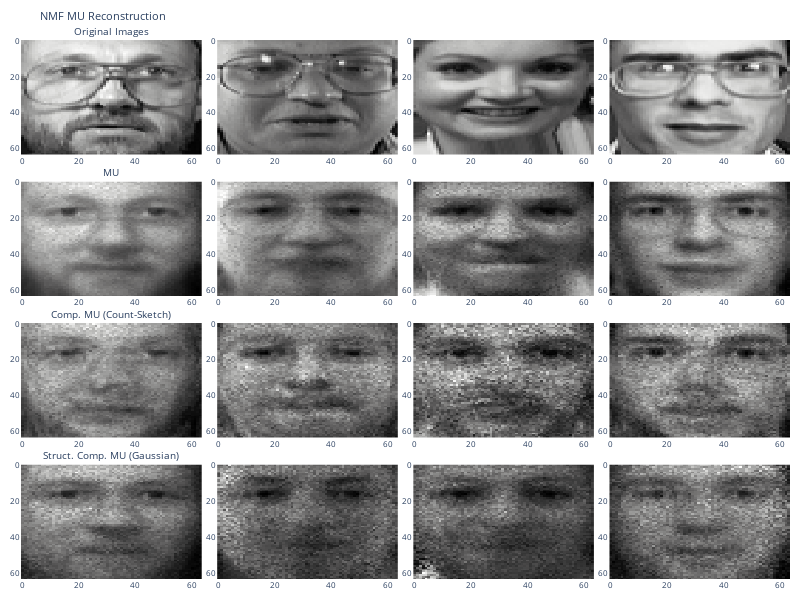

Notebook code cell kept with this figure:
### Markdown cell above
*Plot: Visual Reconstruction Error by Method*

### Code cell
n_images = 4

fig = make_subplots(
    rows=4, cols=4,
    subplot_titles=(["Original Images"] + [' ']*3 + 
                   ["MU"] + [' ']*3 + 
                   ["Comp. MU (Count-Sketch)"] + [' ']*3 + 
                   ["Struct. Comp. MU (Gaussian)"] + [' ']*3),
    vertical_spacing=0.05,
    horizontal_spacing=0.02
)

matrix_pairs = [
    ("Original", X_faces),
    ("MU", X_mu @ Y_mu),
    ("Compressed MU", X_c_mu @ Y_c_mu),
    ("Structured Compressed MU", X_sc_mu @ Y_sc_mu)
]

for row, (name, Z) in enumerate(matrix_pairs, start=1):
    for col in range(1, n_images + 1):
        z = Z[col-1].reshape(64, 64)
        fig.add_trace(
            go.Heatmap(z=z, colorscale='gray', showscale=False),
            row=row, col=col
        )
  
fig.update_layout(
    title="NMF MU Reconstruction",
    width=800,
    height=600,
    font=dict(size=8), 
    margin=dict(l=10, r=10, b=10, t=40, pad=0), 
    plot_bgcolor='white', 
    paper_bgcolor='white'
)

fig.update_annotations(font_size=10)
fig.update_yaxes(autorange='reversed')
fig.show()

### Figure 1 — Plotly figure (JSON) as saved in the notebook; plotly's stock layout.template omitted (floating-point values rounded to 4 significant figures; data arrays with more than 128 entries replaced by an {"elided": "..."} marker saying what was removed)
{"data": [{"colorscale": [[0, "rgb(0, 0, 0)"], [0.09091, "rgb(16, 16, 16)"], [0.1818, "rgb(38, 38, 38)"], [0.2727, "rgb(59, 59, 59)"], [0.3636, "rgb(81, 80, 80)"], [0.4545, "rgb(102, 101, 101)"], [0.5455, "rgb(124, 123, 122)"], [0.6364, "rgb(146, 146, 145)"], [0.7273, "rgb(171, 171, 170)"], [0.8182, "rgb(197, 197, 195)"], [0.9091, "rgb(224, 224, 223)"], [1, "rgb(254, 254, 253)"]], "showscale": false, "type": "heatmap", "xaxis": "x", "yaxis": "y", "z": {"elided": "64x64 float values"}}, {"colorscale": [[0, "rgb(0, 0, 0)"], [0.09091, "rgb(16, 16, 16)"], [0.1818, "rgb(38, 38, 38)"], [0.2727, "rgb(59, 59, 59)"], [0.3636, "rgb(81, 80, 80)"], [0.4545, "rgb(102, 101, 101)"], [0.5455, "rgb(124, 123, 122)"], [0.6364, "rgb(146, 146, 145)"], [0.7273, "rgb(171, 171, 170)"], [0.8182, "rgb(197, 197, 195)"], [0.9091, "rgb(224, 224, 223)"], [1, "rgb(254, 254, 253)"]], "showscale": false, "type": "heatmap", "xaxis": "x2", "yaxis": "y2", "z": {"elided": "64x64 float values"}}, {"colorscale": [[0, "rgb(0, 0, 0)"], [0.09091, "rgb(16, 16, 16)"], [0.1818, "rgb(38, 38, 38)"], [0.2727, "rgb(59, 59, 59)"], [0.3636, "rgb(81, 80, 80)"], [0.4545, "rgb(102, 101, 101)"], [0.5455, "rgb(124, 123, 122)"], [0.6364, "rgb(146, 146, 145)"], [0.7273, "rgb(171, 171, 170)"], [0.8182, "rgb(197, 197, 195)"], [0.9091, "rgb(224, 224, 223)"], [1, "rgb(254, 254, 253)"]], "showscale": false, "type": "heatmap", "xaxis": "x3", "yaxis": "y3", "z": {"elided": "64x64 float values"}}, {"colorscale": [[0, "rgb(0, 0, 0)"], [0.09091, "rgb(16, 16, 16)"], [0.1818, "rgb(38, 38, 38)"], [0.2727, "rgb(59, 59, 59)"], [0.3636, "rgb(81, 80, 80)"], [0.4545, "rgb(102, 101, 101)"], [0.5455, "rgb(124, 123, 122)"], [0.6364, "rgb(146, 146, 145)"], [0.7273, "rgb(171, 171, 170)"], [0.8182, "rgb(197, 197, 195)"], [0.9091, "rgb(224, 224, 223)"], [1, "rgb(254, 254, 253)"]], "showscale": false, "type": "heatmap", "xaxis": "x4", "yaxis": "y4", "z": {"elided": "64x64 float values"}}, {"colorscale": [[0, "rgb(0, 0, 0)"], [0.09091, "rgb(16, 16, 16)"], [0.1818, "rgb(38, 38, 38)"], [0.2727, "rgb(59, 59, 59)"], [0.3636, "rgb(81, 80, 80)"], [0.4545, "rgb(102, 101, 101)"], [0.5455, "rgb(124, 123, 122)"], [0.6364, "rgb(146, 146, 145)"], [0.7273, "rgb(171, 171, 170)"], [0.8182, "rgb(197, 197, 195)"], [0.9091, "rgb(224, 224, 223)"], [1, "rgb(254, 254, 253)"]], "showscale": false, "type": "heatmap", "xaxis": "x5", "yaxis": "y5", "z": {"elided": "64x64 float values"}}, {"colorscale": [[0, "rgb(0, 0, 0)"], [0.09091, "rgb(16, 16, 16)"], [0.1818, "rgb(38, 38, 38)"], [0.2727, "rgb(59, 59, 59)"], [0.3636, "rgb(81, 80, 80)"], [0.4545, "rgb(102, 101, 101)"], [0.5455, "rgb(124, 123, 122)"], [0.6364, "rgb(146, 146, 145)"], [0.7273, "rgb(171, 171, 170)"], [0.8182, "rgb(197, 197, 195)"], [0.9091, "rgb(224, 224, 223)"], [1, "rgb(254, 254, 253)"]], "showscale": false, "type": "heatmap", "xaxis": "x6", "yaxis": "y6", "z": {"elided": "64x64 float values"}}, {"colorscale": [[0, "rgb(0, 0, 0)"], [0.09091, "rgb(16, 16, 16)"], [0.1818, "rgb(38, 38, 38)"], [0.2727, "rgb(59, 59, 59)"], [0.3636, "rgb(81, 80, 80)"], [0.4545, "rgb(102, 101, 101)"], [0.5455, "rgb(124, 123, 122)"], [0.6364, "rgb(146, 146, 145)"], [0.7273, "rgb(171, 171, 170)"], [0.8182, "rgb(197, 197, 195)"], [0.9091, "rgb(224, 224, 223)"], [1, "rgb(254, 254, 253)"]], "showscale": false, "type": "heatmap", "xaxis": "x7", "yaxis": "y7", "z": {"elided": "64x64 float values"}}, {"colorscale": [[0, "rgb(0, 0, 0)"], [0.09091, "rgb(16, 16, 16)"], [0.1818, "rgb(38, 38, 38)"], [0.2727, "rgb(59, 59, 59)"], [0.3636, "rgb(81, 80, 80)"], [0.4545, "rgb(102, 101, 101)"], [0.5455, "rgb(124, 123, 122)"], [0.6364, "rgb(146, 146, 145)"], [0.7273, "rgb(171, 171, 170)"], [0.8182, "rgb(197, 197, 195)"], [0.9091, "rgb(224, 224, 223)"], [1, "rgb(254, 254, 253)"]], "showscale": false, "type": "heatmap", "xaxis": "x8", "yaxis": "y8", "z": {"elided": "64x64 float values"}}, {"colorscale": [[0, "rgb(0, 0, 0)"], [0.09091, "rgb(16, 16, 16)"], [0.1818, "rgb(38, 38, 38)"], [0.2727, "rgb(59, 59, 59)"], [0.3636, "rgb(81, 80, 80)"], [0.4545, "rgb(102, 101, 101)"], [0.5455, "rgb(124, 123, 122)"], [0.6364, "rgb(146, 146, 145)"], [0.7273, "rgb(171, 171, 170)"], [0.8182, "rgb(197, 197, 195)"], [0.9091, "rgb(224, 224, 223)"], [1, "rgb(254, 254, 253)"]], "showscale": false, "type": "heatmap", "xaxis": "x9", "yaxis": "y9", "z": {"elided": "64x64 float values"}}, {"colorscale": [[0, "rgb(0, 0, 0)"], [0.09091, "rgb(16, 16, 16)"], [0.1818, "rgb(38, 38, 38)"], [0.2727, "rgb(59, 59, 59)"], [0.3636, "rgb(81, 80, 80)"], [0.4545, "rgb(102, 101, 101)"], [0.5455, "rgb(124, 123, 122)"], [0.6364, "rgb(146, 146, 145)"], [0.7273, "rgb(171, 171, 170)"], [0.8182, "rgb(197, 197, 195)"], [0.9091, "rgb(224, 224, 223)"], [1, "rgb(254, 254, 253)"]], "showscale": false, "type": "heatmap", "xaxis": "x10", "yaxis": "y10", "z": {"elided": "64x64 float values"}}, {"colorscale": [[0, "rgb(0, 0, 0)"], [0.09091, "rgb(16, 16, 16)"], [0.1818, "rgb(38, 38, 38)"], [0.2727, "rgb(59, 59, 59)"], [0.3636, "rgb(81, 80, 80)"], [0.4545, "rgb(102, 101, 101)"], [0.5455, "rgb(124, 123, 122)"], [0.6364, "rgb(146, 146, 145)"], [0.7273, "rgb(171, 171, 170)"], [0.8182, "rgb(197, 197, 195)"], [0.9091, "rgb(224, 224, 223)"], [1, "rgb(254, 254, 253)"]], "showscale": false, "type": "heatmap", "xaxis": "x11", "yaxis": "y11", "z": {"elided": "64x64 float values"}}, {"colorscale": [[0, "rgb(0, 0, 0)"], [0.09091, "rgb(16, 16, 16)"], [0.1818, "rgb(38, 38, 38)"], [0.2727, "rgb(59, 59, 59)"], [0.3636, "rgb(81, 80, 80)"], [0.4545, "rgb(102, 101, 101)"], [0.5455, "rgb(124, 123, 122)"], [0.6364, "rgb(146, 146, 145)"], [0.7273, "rgb(171, 171, 170)"], [0.8182, "rgb(197, 197, 195)"], [0.9091, "rgb(224, 224, 223)"], [1, "rgb(254, 254, 253)"]], "showscale": false, "type": "heatmap", "xaxis": "x12", "yaxis": "y12", "z": {"elided": "64x64 float values"}}, {"colorscale": [[0, "rgb(0, 0, 0)"], [0.09091, "rgb(16, 16, 16)"], [0.1818, "rgb(38, 38, 38)"], [0.2727, "rgb(59, 59, 59)"], [0.3636, "rgb(81, 80, 80)"], [0.4545, "rgb(102, 101, 101)"], [0.5455, "rgb(124, 123, 122)"], [0.6364, "rgb(146, 146, 145)"], [0.7273, "rgb(171, 171, 170)"], [0.8182, "rgb(197, 197, 195)"], [0.9091, "rgb(224, 224, 223)"], [1, "rgb(254, 254, 253)"]], "showscale": false, "type": "heatmap", "xaxis": "x13", "yaxis": "y13", "z": {"elided": "64x64 float values"}}, {"colorscale": [[0, "rgb(0, 0, 0)"], [0.09091, "rgb(16, 16, 16)"], [0.1818, "rgb(38, 38, 38)"], [0.2727, "rgb(59, 59, 59)"], [0.3636, "rgb(81, 80, 80)"], [0.4545, "rgb(102, 101, 101)"], [0.5455, "rgb(124, 123, 122)"], [0.6364, "rgb(146, 146, 145)"], [0.7273, "rgb(171, 171, 170)"], [0.8182, "rgb(197, 197, 195)"], [0.9091, "rgb(224, 224, 223)"], [1, "rgb(254, 254, 253)"]], "showscale": false, "type": "heatmap", "xaxis": "x14", "yaxis": "y14", "z": {"elided": "64x64 float values"}}, {"colorscale": [[0, "rgb(0, 0, 0)"], [0.09091, "rgb(16, 16, 16)"], [0.1818, "rgb(38, 38, 38)"], [0.2727, "rgb(59, 59, 59)"], [0.3636, "rgb(81, 80, 80)"], [0.4545, "rgb(102, 101, 101)"], [0.5455, "rgb(124, 123, 122)"], [0.6364, "rgb(146, 146, 145)"], [0.7273, "rgb(171, 171, 170)"], [0.8182, "rgb(197, 197, 195)"], [0.9091, "rgb(224, 224, 223)"], [1, "rgb(254, 254, 253)"]], "showscale": false, "type": "heatmap", "xaxis": "x15", "yaxis": "y15", "z": {"elided": "64x64 float values"}}, {"colorscale": [[0, "rgb(0, 0, 0)"], [0.09091, "rgb(16, 16, 16)"], [0.1818, "rgb(38, 38, 38)"], [0.2727, "rgb(59, 59, 59)"], [0.3636, "rgb(81, 80, 80)"], [0.4545, "rgb(102, 101, 101)"], [0.5455, "rgb(124, 123, 122)"], [0.6364, "rgb(146, 146, 145)"], [0.7273, "rgb(171, 171, 170)"], [0.8182, "rgb(197, 197, 195)"], [0.9091, "rgb(224, 224, 223)"], [1, "rgb(254, 254, 253)"]], "showscale": false, "type": "heatmap", "xaxis": "x16", "yaxis": "y16", "z": {"elided": "64x64 float values"}}], "layout": {"annotations": [{"font": {"size": 10}, "showarrow": false, "text": "Original Images", "x": 0.1175, "xanchor": "center", "xref": "paper", "y": 1, "yanchor": "bottom", "yref": "paper"}, {"font": {"size": 10}, "showarrow": false, "text": " ", "x": 0.3725, "xanchor": "center", "xref": "paper", "y": 1, "yanchor": "bottom", "yref": "paper"}, {"font": {"size": 10}, "showarrow": false, "text": " ", "x": 0.6275, "xanchor": "center", "xref": "paper", "y": 1, "yanchor": "bottom", "yref": "paper"}, {"font": {"size": 10}, "showarrow": false, "text": " ", "x": 0.8825, "xanchor": "center", "xref": "paper", "y": 1, "yanchor": "bottom", "yref": "paper"}, {"font": {"size": 10}, "showarrow": false, "text": "MU", "x": 0.1175, "xanchor": "center", "xref": "paper", "y": 0.7375, "yanchor": "bottom", "yref": "paper"}, {"font": {"size": 10}, "showarrow": false, "text": " ", "x": 0.3725, "xanchor": "center", "xref": "paper", "y": 0.7375, "yanchor": "bottom", "yref": "paper"}, {"font": {"size": 10}, "showarrow": false, "text": " ", "x": 0.6275, "xanchor": "center", "xref": "paper", "y": 0.7375, "yanchor": "bottom", "yref": "paper"}, {"font": {"size": 10}, "showarrow": false, "text": " ", "x": 0.8825, "xanchor": "center", "xref": "paper", "y": 0.7375, "yanchor": "bottom", "yref": "paper"}, {"font": {"size": 10}, "showarrow": false, "text": "Comp. MU (Count-Sketch)", "x": 0.1175, "xanchor": "center", "xref": "paper", "y": 0.475, "yanchor": "bottom", "yref": "paper"}, {"font": {"size": 10}, "showarrow": false, "text": " ", "x": 0.3725, "xanchor": "center", "xref": "paper", "y": 0.475, "yanchor": "bottom", "yref": "paper"}, {"font": {"size": 10}, "showarrow": false, "text": " ", "x": 0.6275, "xanchor": "center", "xref": "paper", "y": 0.475, "yanchor": "bottom", "yref": "paper"}, {"font": {"size": 10}, "showarrow": false, "text": " ", "x": 0.8825, "xanchor": "center", "xref": "paper", "y": 0.475, "yanchor": "bottom", "yref": "paper"}, {"font": {"size": 10}, "showarrow": false, "text": "Struct. Comp. MU (Gaussian)", "x": 0.1175, "xanchor": "center", "xref": "paper", "y": 0.2125, "yanchor": "bottom", "yref": "paper"}, {"font": {"size": 10}, "showarrow": false, "text": " ", "x": 0.3725, "xanchor": "center", "xref": "paper", "y": 0.2125, "yanchor": "bottom", "yref": "paper"}, {"font": {"size": 10}, "showarrow": false, "text": " ", "x": 0.6275, "xanchor": "center", "xref": "paper", "y": 0.2125, "yanchor": "bottom", "yref": "paper"}, {"font": {"size": 10}, "showarrow": false, "text": " ", "x": 0.8825, "xanchor": "center", "xref": "paper", "y": 0.2125, "yanchor": "bottom", "yref": "paper"}], "font": {"size": 8}, "height": 600, "margin": {"b": 10, "l": 10, "pad": 0, "r": 10, "t": 40}, "paper_bgcolor": "white", "plot_bgcolor": "white", "title": {"text": "NMF MU Reconstruction"}, "width": 800, "xaxis": {"anchor": "y", "domain": [0, 0.235]}, "xaxis10": {"anchor": "y10", "domain": [0.255, 0.49]}, "xaxis11": {"anchor": "y11", "domain": [0.51, 0.745]}, "xaxis12": {"anchor": "y12", "domain": [0.765, 1.0]}, "xaxis13": {"anchor": "y13", "domain": [0, 0.235]}, "xaxis14": {"anchor": "y14", "domain": [0.255, 0.49]}, "xaxis15": {"anchor": "y15", "domain": [0.51, 0.745]}, "xaxis16": {"anchor": "y16", "domain": [0.765, 1.0]}, "xaxis2": {"anchor": "y2", "domain": [0.255, 0.49]}, "xaxis3": {"anchor": "y3", "domain": [0.51, 0.745]}, "xaxis4": {"anchor": "y4", "domain": [0.765, 1.0]}, "xaxis5": {"anchor": "y5", "domain": [0, 0.235]}, "xaxis6": {"anchor": "y6", "domain": [0.255, 0.49]}, "xaxis7": {"anchor": "y7", "domain": [0.51, 0.745]}, "xaxis8": {"anchor": "y8", "domain": [0.765, 1.0]}, "xaxis9": {"anchor": "y9", "domain": [0, 0.235]}, "yaxis": {"anchor": "x", "autorange": "reversed", "domain": [0.7875, 1]}, "yaxis10": {"anchor": "x10", "autorange": "reversed", "domain": [0.2625, 0.475]}, "yaxis11": {"anchor": "x11", "autorange": "reversed", "domain": [0.2625, 0.475]}, "yaxis12": {"anchor": "x12", "autorange": "reversed", "domain": [0.2625, 0.475]}, "yaxis13": {"anchor": "x13", "autorange": "reversed", "domain": [0, 0.2125]}, "yaxis14": {"anchor": "x14", "autorange": "reversed", "domain": [0, 0.2125]}, "yaxis15": {"anchor": "x15", "autorange": "reversed", "domain": [0, 0.2125]}, "yaxis16": {"anchor": "x16", "autorange": "reversed", "domain": [0, 0.2125]}, "yaxis2": {"anchor": "x2", "autorange": "reversed", "domain": [0.7875, 1]}, "yaxis3": {"anchor": "x3", "autorange": "reversed", "domain": [0.7875, 1]}, "yaxis4": {"anchor": "x4", "autorange": "reversed", "domain": [0.7875, 1]}, "yaxis5": {"anchor": "x5", "autorange": "reversed", "domain": [0.525, 0.7375]}, "yaxis6": {"anchor": "x6", "autorange": "reversed", "domain": [0.525, 0.7375]}, "yaxis7": {"anchor": "x7", "autorange": "reversed", "domain": [0.525, 0.7375]}, "yaxis8": {"anchor": "x8", "autorange": "reversed", "domain": [0.525, 0.7375]}, "yaxis9": {"anchor": "x9", "autorange": "reversed", "domain": [0.2625, 0.475]}}}
